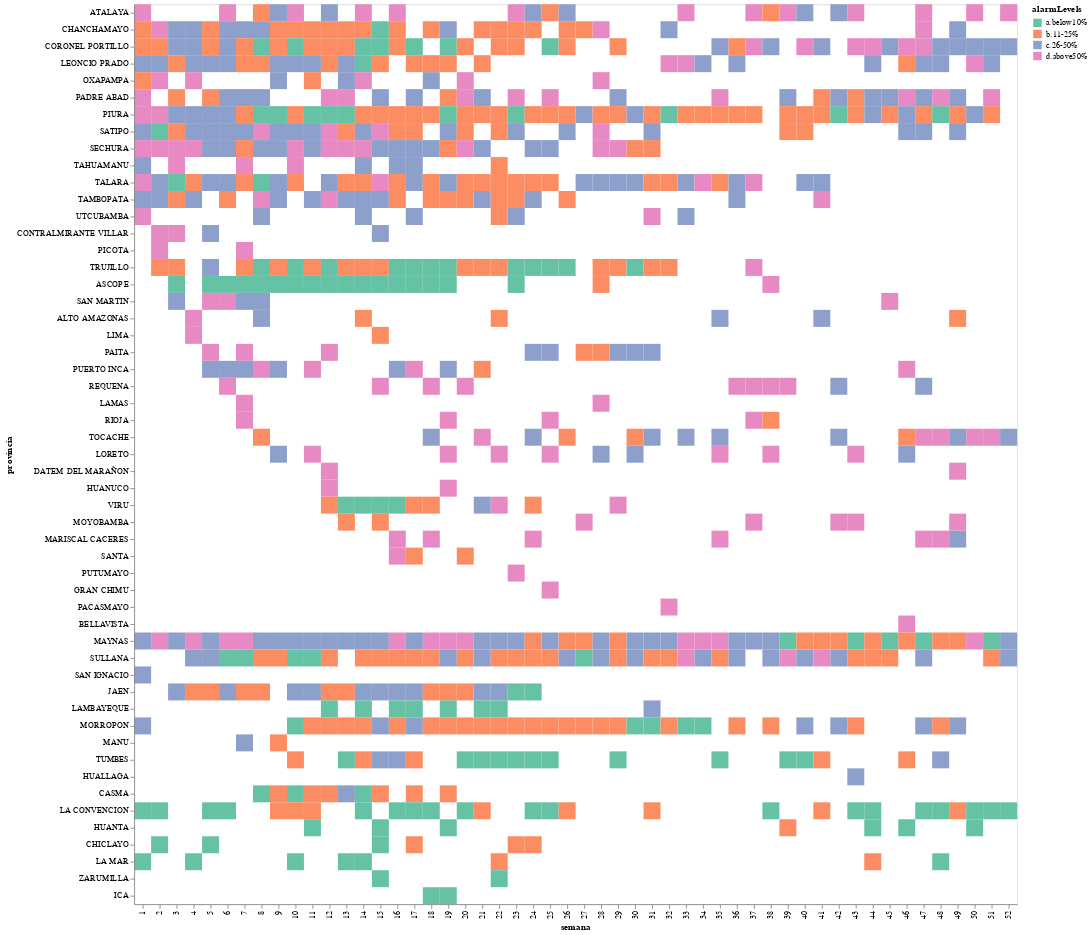

Notebook code for this chart:
### Code cell
alt_WorstProv=alt.Chart(ByWeekProvAlarm_focus).encode(x='semana:O',
                                                      y=alt.Y('provincia:N',
                                                              sort=alt.EncodingSortField(field='alarmShare',op='max',order='descending')))
enc1_WorstProv=alt_WorstProv.encode(
    color=alt.Color('alarmLevels:O').scale(scheme="set2", reverse=False)
)
enc1_WorstProv.mark_rect()

### Figure 1 — Vega specification as saved in the notebook (floating-point values rounded to 4 significant figures; data arrays with more than 128 entries replaced by an {"elided": "..."} marker saying what was removed)
{"$schema": "https://vega.github.io/schema/vega/v5.json", "data": [{"name": "source_0", "values": {"elided": "753 records"}}, {"name": "source_0_x_domain_semana", "values": [{"semana": 1}, {"semana": 2}, {"semana": 3}, {"semana": 4}, {"semana": 5}, {"semana": 6}, {"semana": 7}, {"semana": 8}, {"semana": 9}, {"semana": 10}, {"semana": 11}, {"semana": 12}, {"semana": 13}, {"semana": 14}, {"semana": 15}, {"semana": 16}, {"semana": 17}, {"semana": 18}, {"semana": 19}, {"semana": 20}, {"semana": 21}, {"semana": 22}, {"semana": 23}, {"semana": 24}, {"semana": 25}, {"semana": 26}, {"semana": 27}, {"semana": 28}, {"semana": 29}, {"semana": 30}, {"semana": 31}, {"semana": 32}, {"semana": 33}, {"semana": 34}, {"semana": 35}, {"semana": 36}, {"semana": 37}, {"semana": 38}, {"semana": 39}, {"semana": 40}, {"semana": 41}, {"semana": 42}, {"semana": 43}, {"semana": 44}, {"semana": 45}, {"semana": 46}, {"semana": 47}, {"semana": 48}, {"semana": 49}, {"semana": 50}, {"semana": 51}, {"semana": 52}]}, {"name": "source_0_y_domain_provincia", "values": [{"provincia": "ATALAYA", "sort_field": 1.0}, {"provincia": "CHANCHAMAYO", "sort_field": 1.0}, {"provincia": "CORONEL PORTILLO", "sort_field": 1.0}, {"provincia": "LA CONVENCION", "sort_field": 0.25}, {"provincia": "LA MAR", "sort_field": 0.1429}, {"provincia": "LEONCIO PRADO", "sort_field": 1.0}, {"provincia": "MAYNAS", "sort_field": 0.75}, {"provincia": "MORROPON", "sort_field": 0.3333}, {"provincia": "OXAPAMPA", "sort_field": 1.0}, {"provincia": "PADRE ABAD", "sort_field": 1.0}, {"provincia": "PIURA", "sort_field": 1.0}, {"provincia": "SAN IGNACIO", "sort_field": 0.5}, {"provincia": "SATIPO", "sort_field": 1.0}, {"provincia": "SECHURA", "sort_field": 1.0}, {"provincia": "TAHUAMANU", "sort_field": 1.0}, {"provincia": "TALARA", "sort_field": 1.0}, {"provincia": "TAMBOPATA", "sort_field": 1.0}, {"provincia": "UTCUBAMBA", "sort_field": 1.0}, {"provincia": "CHICLAYO", "sort_field": 0.1667}, {"provincia": "CONTRALMIRANTE VILLAR", "sort_field": 1.0}, {"provincia": "PICOTA", "sort_field": 1.0}, {"provincia": "TRUJILLO", "sort_field": 1.0}, {"provincia": "ASCOPE", "sort_field": 1.0}, {"provincia": "JAEN", "sort_field": 0.5}, {"provincia": "SAN MARTIN", "sort_field": 1.0}, {"provincia": "ALTO AMAZONAS", "sort_field": 1.0}, {"provincia": "LIMA", "sort_field": 1.0}, {"provincia": "SULLANA", "sort_field": 0.7273}, {"provincia": "PAITA", "sort_field": 1.0}, {"provincia": "PUERTO INCA", "sort_field": 1.0}, {"provincia": "REQUENA", "sort_field": 1.0}, {"provincia": "LAMAS", "sort_field": 1.0}, {"provincia": "MANU", "sort_field": 0.3333}, {"provincia": "RIOJA", "sort_field": 1.0}, {"provincia": "CASMA", "sort_field": 0.2759}, {"provincia": "TOCACHE", "sort_field": 1.0}, {"provincia": "LORETO", "sort_field": 1.0}, {"provincia": "TUMBES", "sort_field": 0.3333}, {"provincia": "HUANTA", "sort_field": 0.2}, {"provincia": "DATEM DEL MARAÑON", "sort_field": 1.0}, {"provincia": "HUANUCO", "sort_field": 1.0}, {"provincia": "LAMBAYEQUE", "sort_field": 0.5}, {"provincia": "VIRU", "sort_field": 1.0}, {"provincia": "MOYOBAMBA", "sort_field": 1.0}, {"provincia": "ZARUMILLA", "sort_field": 0.05882}, {"provincia": "MARISCAL CACERES", "sort_field": 1.0}, {"provincia": "SANTA", "sort_field": 1.0}, {"provincia": "ICA", "sort_field": 0.02985}, {"provincia": "PUTUMAYO", "sort_field": 1.0}, {"provincia": "GRAN CHIMU", "sort_field": 1.0}, {"provincia": "PACASMAYO", "sort_field": 1.0}, {"provincia": "HUALLAGA", "sort_field": 0.3333}, {"provincia": "BELLAVISTA", "sort_field": 1.0}]}, {"name": "source_0_color_domain_alarmLevels", "values": [{"alarmLevels": "d.above50%"}, {"alarmLevels": "b.11-25%"}, {"alarmLevels": "a.below10%"}, {"alarmLevels": "c.26-50%"}]}], "signals": [{"name": "x_step", "value": 20}, {"name": "width", "update": "bandspace(domain('x').length, 0, 0) * x_step"}, {"name": "y_step", "value": 20}, {"name": "height", "update": "bandspace(domain('y').length, 0, 0) * y_step"}], "marks": [{"type": "rect", "name": "marks", "from": {"data": "source_0"}, "encode": {"update": {"width": {"signal": "max(0.25, bandwidth('x'))"}, "fill": {"field": "alarmLevels", "scale": "color"}, "y": {"field": "provincia", "scale": "y"}, "x": {"field": "semana", "scale": "x"}, "height": {"signal": "max(0.25, bandwidth('y'))"}}}, "style": ["rect"]}], "scales": [{"name": "x", "type": "band", "domain": {"data": "source_0_x_domain_semana", "field": "semana", "sort": true}, "range": {"step": {"signal": "x_step"}}, "paddingOuter": 0, "paddingInner": 0}, {"name": "y", "type": "band", "domain": {"data": "source_0_y_domain_provincia", "field": "provincia", "sort": {"op": "max", "field": "sort_field", "order": "descending"}}, "range": {"step": {"signal": "y_step"}}, "paddingInner": 0, "paddingOuter": 0}, {"name": "color", "type": "ordinal", "domain": {"data": "source_0_color_domain_alarmLevels", "field": "alarmLevels", "sort": true}, "range": {"scheme": "set2"}, "reverse": false, "interpolate": "hcl"}], "axes": [{"scale": "x", "zindex": 1, "labelAngle": 270, "grid": false, "title": "semana", "labelAlign": "right", "labelBaseline": "middle", "orient": "bottom"}, {"scale": "y", "title": "provincia", "grid": false, "orient": "left", "zindex": 1}], "style": "cell", "legends": [{"fill": "color", "symbolType": "square", "title": "alarmLevels"}], "padding": 5, "background": "white"}
